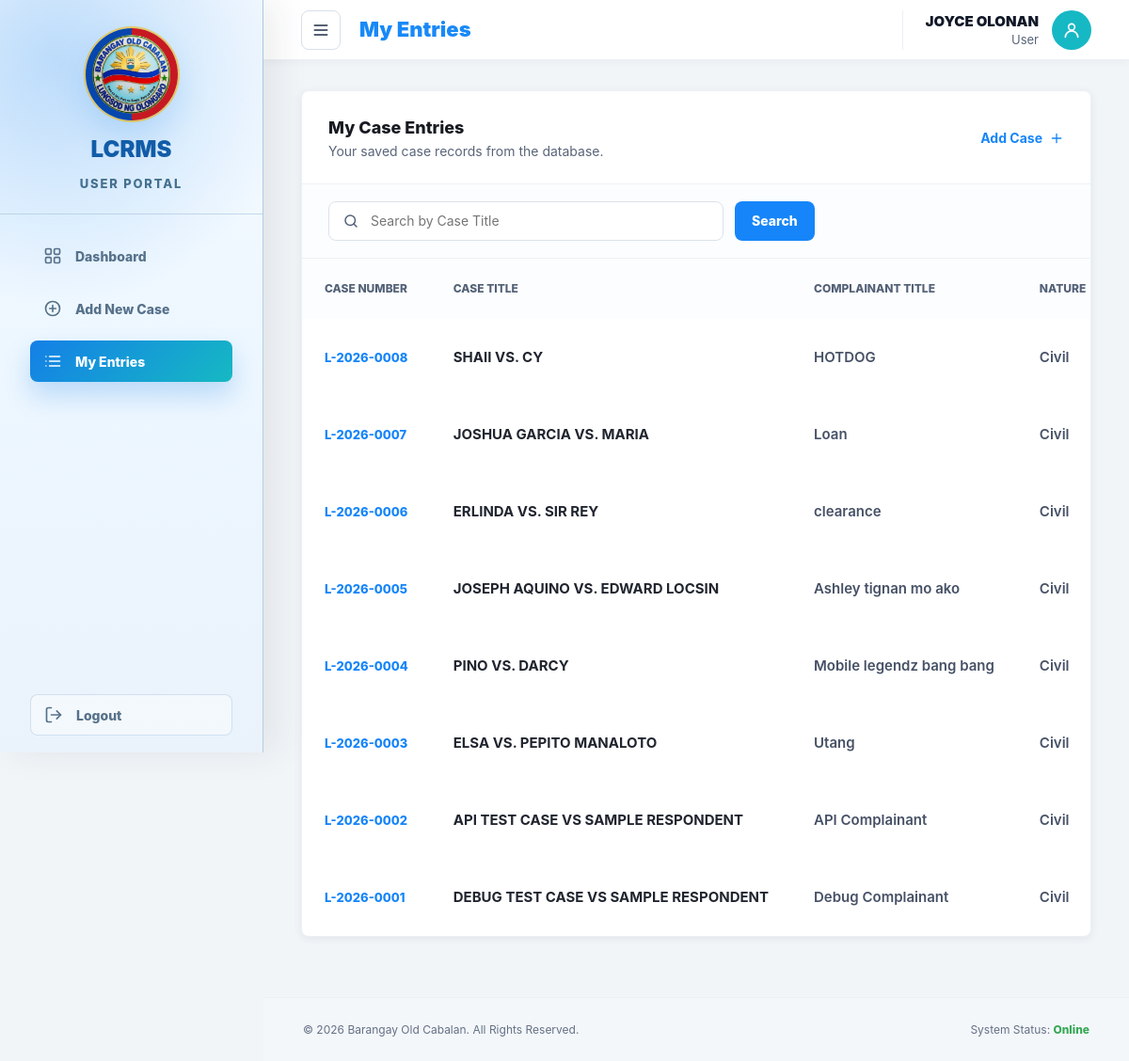
/user/my_entries.php (signed in), run on the app's committed database.
### tables this page shows
CREATE TABLE IF NOT EXISTS `cases` (
  `case_id` int unsigned NOT NULL AUTO_INCREMENT,
  `main_point_of_agreement` text,
  `created_by` varchar(150) NOT NULL DEFAULT 'System',
  `created_at` datetime NOT NULL DEFAULT CURRENT_TIMESTAMP,
  `updated_at` datetime DEFAULT NULL,
  `case_number` varchar(50) NOT NULL DEFAULT '',
  `case_title` varchar(255) NOT NULL DEFAULT '',
  `compliant_name` varchar(255) NOT NULL DEFAULT '',
  `nature_of_case` varchar(100) NOT NULL DEFAULT '',
  `date_filed` date NOT NULL,
  `initial_confrontion_page` date DEFAULT NULL,
  `status` varchar(50) NOT NULL DEFAULT 'CFA (Certificate of File Action)',
  `settlement_date` date DEFAULT NULL,
  `execution_date` date DEFAULT NULL,
  `case_description` text,
  `complainant_title` varchar(255) NOT NULL DEFAULT '',
  `date_initial_confrontation` date DEFAULT NULL,
  `case_status` varchar(50) NOT NULL DEFAULT 'CFA (Certificate of File Action)',
  `date_settlement_award` date DEFAULT NULL,
  `date_execution` date DEFAULT NULL,
  `detailed_case_description` text,
  `complainant_full_name` varchar(255) NOT NULL DEFAULT '',
  `complainant_address` text,
  `complainant_status` varchar(100) NOT NULL DEFAULT '',
  `complainant_religion` varchar(100) NOT NULL DEFAULT '',
  `complainant_birthdate` date DEFAULT NULL,
  `complainant_age` int unsigned DEFAULT NULL,
  `complainant_government_id` varchar(150) NOT NULL DEFAULT '',
  `complainant_contact_number` varchar(50) NOT NULL DEFAULT '',
  `respondent_full_name` varchar(255) NOT NULL DEFAULT '',
  `respondent_address` text,
  `respondent_contact_number` varchar(50) NOT NULL DEFAULT '',
  `date_created` datetime NOT NULL DEFAULT CURRENT_TIMESTAMP,
  `created_by_user_id` int unsigned NOT NULL DEFAULT '0',
  PRIMARY KEY (`case_id`),
  UNIQUE KEY `case_number` (`case_number`),
  UNIQUE KEY `cases_case_number_unique` (`case_number`),
  KEY `cases_created_by_user_id_index` (`created_by_user_id`)
);

### user/models/CaseModel.php (called while the page is built, shortened)
<?php
class CaseModel
{
    public function __construct(private mysqli $conn)
    {
        mysqli_set_charset($this->conn, 'utf8mb4');
        $this->ensureTable();
        $this->ensureActivityLogTable();
    }
    public function listForAccount(array $account, string $search = '', int $limit = 0): array
    {
        $ownerId = $this->currentAccountId($account);
        $createdBy = $this->currentFullname($account);
        $search = trim($search);
        $cases = [];
        $primaryKey = $this->casePrimaryKeyColumn();
        $orderColumn = $this->caseOrderColumn();
        $sql = "SELECT {$primaryKey} AS id, case_number, case_title, complainant_title, nature_of_case, case_status, date_filed
            FROM cases
            WHERE ((created_by_user_id > 0 AND created_by_user_id = ?) OR (created_by_user_id = 0 AND created_by = ?))";
        $types = 'is';
        $values = [$ownerId, $createdBy];
        $sql .= " ORDER BY date_created DESC, {$orderColumn} DESC";
        $stmt = mysqli_prepare($this->conn, $sql);
        $this->bindStatementParams($stmt, $types, $values);
        mysqli_stmt_execute($stmt);
        $result = mysqli_stmt_get_result($stmt);
        while ($result && $row = mysqli_fetch_assoc($result)) {
            $cases[] = $row;
        }
        return $cases;
    }
    private function currentFullname(array $account): string
    {
        $fullname = trim((string) ($account['fullname'] ?? $_SESSION['fullname'] ?? $_SESSION['account_fullname'] ?? ''));
        return $fullname !== '' ? $fullname : 'System';
    }
    private function currentAccountId(array $account): int
    {
        return (int) ($account['id'] ?? $_SESSION['user_id'] ?? $_SESSION['account_id'] ?? 0);
    }
    private function casePrimaryKeyColumn(): string
    {
        return $this->columnExists('cases', 'id') ? 'id' : 'case_id';
    }
    private function caseOrderColumn(): string
    {
        return $this->columnExists('cases', 'id') ? 'id' : ($this->columnExists('cases', 'case_id') ? 'case_id' : 'case_number');
    }
    private function ensureTable(): void
    {
        foreach ($columns as $column => $sql) {
            if (!$this->columnExists('cases', $column)) {
                $this->executeStatement($sql);
            }
        }
        $this->migrateLegacyCasesTable();
        if (!$this->indexExists('cases', 'cases_case_number_unique')) {
            $this->executeStatement('ALTER TABLE cases ADD UNIQUE KEY cases_case_number_unique (case_number)');
        }
        if (!$this->indexExists('cases', 'cases_created_by_user_id_index')) {
            $this->executeStatement('ALTER TABLE cases ADD INDEX cases_created_by_user_id_index (created_by_user_id)');
        }
    }
    private function ensureActivityLogTable(): void
    {
        $columns = [
            'action' => "ALTER TABLE activity_logs ADD COLUMN action VARCHAR(100) NOT NULL DEFAULT ''",
            'case_number' => "ALTER TABLE activity_logs ADD COLUMN case_number VARCHAR(20) NOT NULL DEFAULT ''",
            'case_title' => "ALTER TABLE activity_logs ADD COLUMN case_title VARCHAR(255) NOT NULL DEFAULT ''",
            'performed_by' => "ALTER TABLE activity_logs ADD COLUMN performed_by VARCHAR(150) NOT NULL DEFAULT ''",
            'date_time' => 'ALTER TABLE activity_logs ADD COLUMN date_time DATETIME NOT NULL DEFAULT CURRENT_TIMESTAMP',
            'action_type' => "ALTER TABLE activity_logs ADD COLUMN action_type VARCHAR(50) NOT NULL DEFAULT 'USER_ACTION'",
            'username_affected' => "ALTER TABLE activity_logs ADD COLUMN username_affected VARCHAR(150) NOT NULL DEFAULT ''",
            'admin_username' => "ALTER TABLE activity_logs ADD COLUMN admin_username VARCHAR(150) NOT NULL DEFAULT ''",
            'created_at' => 'ALTER TABLE activity_logs ADD COLUMN created_at TIMESTAMP NOT NULL DEFAULT CURRENT_TIMESTAMP',
        ];
        foreach ($columns as $column => $sql) {
            if (!$this->columnExists('activity_logs', $column)) {
                $this->executeStatement($sql);
            }
        }
        $this->migrateLegacyActivityLogsTable();
    }
    private function migrateLegacyCasesTable(): void
    {
        if ($this->columnExists('cases', 'case_id')) {
            $this->executeStatement('ALTER TABLE cases MODIFY case_id INT UNSIGNED NOT NULL AUTO_INCREMENT');
        }
        if ($this->columnExists('cases', 'created_by')) {
            $this->executeStatement("ALTER TABLE cases MODIFY created_by VARCHAR(150) NOT NULL DEFAULT 'System'");
        }
        if ($this->columnExists('cases', 'created_at')) {
            $this->executeStatement('ALTER TABLE cases MODIFY created_at DATETIME NOT NULL DEFAULT CURRENT_TIMESTAMP');
        }
        if ($this->columnExists('cases', 'updated_at')) {
            $this->executeStatement('ALTER TABLE cases MODIFY updated_at DATETIME NULL DEFAULT NULL');
        }
        if ($this->columnExists('cases', 'status')) {
            $this->executeStatement("ALTER TABLE cases MODIFY status VARCHAR(50) NOT NULL DEFAULT 'Mediation'");
        }
        if ($this->columnExists('cases', 'case_status')) {
            $this->executeStatement("ALTER TABLE cases MODIFY case_status VARCHAR(50) NOT NULL DEFAULT 'Mediation'");
        }
        if ($this->columnExists('cases', 'case_description')) {
            $this->executeStatement('ALTER TABLE cases MODIFY case_description TEXT NULL');
        }
        if ($this->columnExists('cases', 'main_point_of_agreement')) {
            $this->executeStatement('ALTER TABLE cases MODIFY main_point_of_agreement TEXT NULL');
        }
        if ($this->columnExists('cases', 'complainant_age')) {
            $this->executeStatement('ALTER TABLE cases MODIFY complainant_age INT UNSIGNED NULL');
        }
    }
    private function migrateLegacyActivityLogsTable(): void
    {
        if ($this->columnExists('activity_logs', 'log_id')) {
            $this->executeStatement('ALTER TABLE activity_logs MODIFY log_id INT UNSIGNED NOT NULL AUTO_INCREMENT');
        }
        if ($this->columnExists('activity_logs', 'user_id')) {
            $this->executeStatement('ALTER TABLE activity_logs MODIFY user_id INT UNSIGNED NOT NULL DEFAULT 0');
        }
        if ($this->columnExists('activity_logs', 'description')) {
            $this->executeStatement('ALTER TABLE activity_logs MODIFY description TEXT NULL');
        }
        if ($this->columnExists('activity_logs', 'log_date')) {
            $this->executeStatement('ALTER TABLE activity_logs MODIFY log_date DATETIME NOT NULL DEFAULT CURRENT_TIMESTAMP');
        }
    }
    private function columnExists(string $table, string $column): bool
    {
        $stmt = mysqli_prepare(
            $this->conn,
            'SELECT COUNT(*) AS total FROM INFORMATION_SCHEMA.COLUMNS WHERE TABLE_SCHEMA = DATABASE() AND TABLE_NAME = ? AND COLUMN_NAME = ?'
        );
        mysqli_stmt_bind_param($stmt, 'ss', $table, $column);
        mysqli_stmt_execute($stmt);
        $result = mysqli_stmt_get_result($stmt);
        $row = $result ? mysqli_fetch_assoc($result) : ['total' => 0];
        return (int) ($row['total'] ?? 0) > 0;
    }
    private function indexExists(string $table, string $index): bool
    {
        $stmt = mysqli_prepare(
            $this->conn,
            'SELECT COUNT(*) AS total FROM INFORMATION_SCHEMA.STATISTICS WHERE TABLE_SCHEMA = DATABASE() AND TABLE_NAME = ? AND INDEX_NAME = ?'
        );
        mysqli_stmt_bind_param($stmt, 'ss', $table, $index);
        mysqli_stmt_execute($stmt);
        $result = mysqli_stmt_get_result($stmt);
        $row = $result ? mysqli_fetch_assoc($result) : ['total' => 0];
        return (int) ($row['total'] ?? 0) > 0;
    }
    private function executeStatement(string $sql): void
    {
        $stmt = mysqli_prepare($this->conn, $sql);
    }
}

### includes/auth_common.php (called while the page is built, shortened)
<?php
function lcrms_normalize_role(string $role): string
{
    $role = strtoupper(trim($role));
    return $role === 'ADMIN' ? 'ADMIN' : 'USER';
}
function lcrms_role_label(string $role): string
{
    return lcrms_normalize_role($role) === 'ADMIN' ? 'Admin' : 'User';
}
function lcrms_db(): mysqli
{
    global $conn;
    mysqli_set_charset($conn, 'utf8mb4');
    return $conn;
}
function lcrms_fetch_account_by_id(int $id): ?array
{
    $conn = lcrms_db();
    $stmt = mysqli_prepare($conn, 'SELECT id, fullname, username, role FROM users WHERE id = ? LIMIT 1');
    mysqli_stmt_bind_param($stmt, 'i', $id);
    mysqli_stmt_execute($stmt);
    $result = mysqli_stmt_get_result($stmt);
    $account = $result ? mysqli_fetch_assoc($result) : null;
    return $account ?: null;
}
function lcrms_set_account_session(array $account): void
{
    $role = lcrms_normalize_role((string) ($account['role'] ?? 'USER'));
    $roleLabel = lcrms_role_label($role);
    $userId = (int) $account['id'];
    $fullname = (string) ($account['fullname'] ?? $account['username'] ?? '');
    $username = (string) ($account['username'] ?? '');
}
function lcrms_current_account(): ?array
{
    $id = (int) ($_SESSION['user_id'] ?? $_SESSION['account_id'] ?? $_SESSION['admin_id'] ?? 0);
    $account = lcrms_fetch_account_by_id($id);
    return $account;
}
?>

### user/my_entries.php (the view, shortened to what this page needs)
<?php
require_once __DIR__ . '/../includes/auth_user.php';
require_once __DIR__ . '/models/CaseModel.php';
$account = lcrms_current_account();
$search = trim((string) ($_GET['search'] ?? ''));
$cases = [];
if ($account) {
    $cases = (new CaseModel(lcrms_db()))->listForAccount($account, $search);
}
?>
<!DOCTYPE html>
<html lang="en">
<head>
    <link rel="stylesheet" href="../assets/css/user.css?v=<?php echo filemtime(__DIR__ . '/../assets/css/user.css'); ?>">
</head>
<body>
    <div class="user-layout">
        <?php include '../includes/user_nav.php'; ?>
        <div class="user-content">
            <?php include '../includes/user_header.php'; ?>
            <main class="dashboard-main">
                <section class="entries-card full-card">
                    <div class="entries-head">
                        <div>
                            <h2>My Case Entries</h2>
                            <p>Your saved case records from the database.</p>
                        </div>
                        <a href="add_cases.php">
                            Add Case
                            <svg viewBox="0 0 24 24" aria-hidden="true">
                                <path d="M12 5v14M5 12h14"></path>
                            </svg>
                        </a>
                    </div>
                    <form class="entries-search-form" action="my_entries.php" method="get" role="search">
                        <label class="entries-search-field" for="caseSearch">
                            <svg viewBox="0 0 24 24" aria-hidden="true">
                                <circle cx="11" cy="11" r="7"></circle>
                                <path d="M16 16l4 4"></path>
                            </svg>
                            <input id="caseSearch" name="search" type="search" value="<?php echo htmlspecialchars($search); ?>" placeholder="Search by Case Title">
                        </label>
                        <button class="entries-search-button" type="submit">Search</button>
                    </form>
                    <div class="table-wrap">
                        <table class="entries-table">
                            <thead>
                                <tr>
                                    <th>Case Number</th>
                                    <th>Case Title</th>
                                    <th>Complainant Title</th>
                                    <th>Nature</th>
                                </tr>
                            </thead>
                            <tbody>
                                <?php if ($cases === []): ?>
                                    <tr>
                                        <td class="entries-empty" colspan="6">
                                            <?php echo $search === '' ? 'No case records found.' : 'No case records found for your search.'; ?>
                                        </td>
                                    </tr>
                                <?php else: ?>
                                    <?php foreach ($cases as $case): ?>
                                        <tr class="entry-row" data-entry-row data-case-detail-row data-case-id="<?php echo htmlspecialchars((string) $case['id']); ?>" tabindex="0" role="button">
                                            <td><a href="#" data-case-detail-link><?php echo htmlspecialchars((string) $case['case_number']); ?></a></td>
                                            <td><?php echo htmlspecialchars((string) $case['case_title']); ?></td>
                                            <td><?php echo htmlspecialchars((string) $case['complainant_title']); ?></td>
                                            <td><?php echo htmlspecialchars((string) ($case['nature_of_case'] ?? '')); ?></td>
                                        </tr>
                                    <?php endforeach; ?>
                                <?php endif; ?>
                            </tbody>
                        </table>
                    </div>
                </section>
            </main>
            <?php include '../includes/user_footer.php'; ?>
        </div>
    </div>
</body>
</html>

### data on the page
cases: case_number "L-2026-0008", case_title "SHAII VS. CY", complainant_title "HOTDOG", nature_of_case "Civil"
cases: case_number "L-2026-0007", case_title "JOSHUA GARCIA VS. MARIA", complainant_title "Loan", nature_of_case "Civil"
cases: case_number "L-2026-0006", case_title "ERLINDA VS. SIR REY", complainant_title "clearance", nature_of_case "Civil"
cases: case_number "L-2026-0005", case_title "JOSEPH AQUINO VS. EDWARD LOCSIN", complainant_title "Ashley tignan mo ako", nature_of_case "Civil"
cases: case_number "L-2026-0004", case_title "PINO VS. DARCY", complainant_title "Mobile legendz bang bang", nature_of_case "Civil"
cases: case_number "L-2026-0003", case_title "ELSA VS. PEPITO MANALOTO", complainant_title "Utang", nature_of_case "Civil"
cases: case_number "L-2026-0002", case_title "API TEST CASE VS SAMPLE RESPONDENT", complainant_title "API Complainant", nature_of_case "Civil"
cases: case_number "L-2026-0001", case_title "DEBUG TEST CASE VS SAMPLE RESPONDENT", complainant_title "Debug Complainant", nature_of_case "Civil"

### other printed values
$item['label'] "Dashboard"
$item['label'] "Add New Case"
$item['label'] "My Entries"
$pageTitle "My Entries"
$userName "JOYCE OLONAN"
$userRole "User"
$footerYear "2026"
